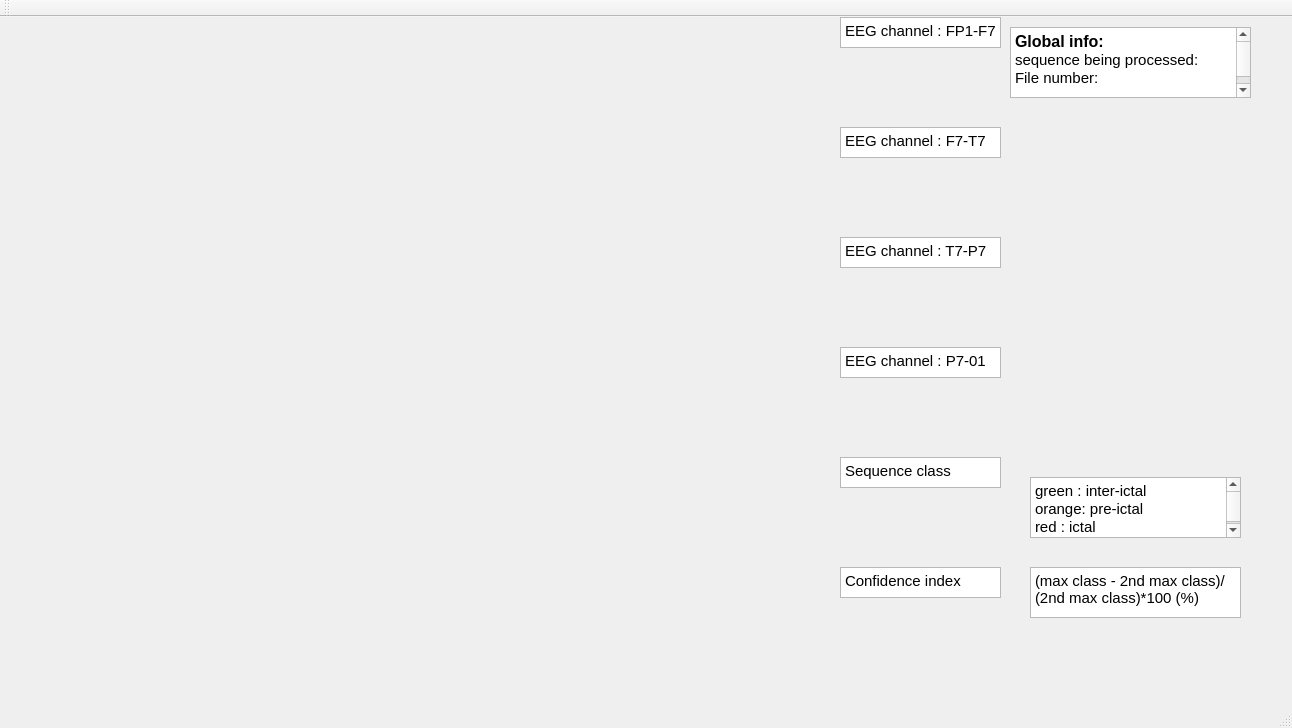
<?xml version="1.0" encoding="UTF-8"?>
<ui version="4.0">
 <class>MainWindow</class>
 <widget class="QMainWindow" name="MainWindow">
  <property name="geometry">
   <rect>
    <x>0</x>
    <y>0</y>
    <width>1292</width>
    <height>728</height>
   </rect>
  </property>
  <property name="windowTitle">
   <string>MainWindow</string>
  </property>
  <widget class="QWidget" name="centralWidget">
   <widget class="QCustomPlot" name="plot2" native="true">
    <property name="geometry">
     <rect>
      <x>20</x>
      <y>240</y>
      <width>981</width>
      <height>91</height>
     </rect>
    </property>
   </widget>
   <widget class="QCustomPlot" name="plot3" native="true">
    <property name="geometry">
     <rect>
      <x>20</x>
      <y>350</y>
      <width>981</width>
      <height>91</height>
     </rect>
    </property>
   </widget>
   <widget class="QCustomPlot" name="plot1" native="true">
    <property name="geometry">
     <rect>
      <x>20</x>
      <y>130</y>
      <width>981</width>
      <height>91</height>
     </rect>
    </property>
   </widget>
   <widget class="QCustomPlot" name="plot" native="true">
    <property name="geometry">
     <rect>
      <x>20</x>
      <y>20</y>
      <width>981</width>
      <height>91</height>
     </rect>
    </property>
   </widget>
   <widget class="QCustomPlot" name="plot7" native="true">
    <property name="geometry">
     <rect>
      <x>20</x>
      <y>460</y>
      <width>981</width>
      <height>91</height>
     </rect>
    </property>
   </widget>
   <widget class="QCustomPlot" name="plot8" native="true">
    <property name="geometry">
     <rect>
      <x>20</x>
      <y>570</y>
      <width>981</width>
      <height>101</height>
     </rect>
    </property>
   </widget>
   <widget class="QTextEdit" name="textEdit">
    <property name="geometry">
     <rect>
      <x>1030</x>
      <y>550</y>
      <width>211</width>
      <height>51</height>
     </rect>
    </property>
    <property name="html">
     <string>&lt;!DOCTYPE HTML PUBLIC &quot;-//W3C//DTD HTML 4.0//EN&quot; &quot;http://www.w3.org/TR/REC-html40/strict.dtd&quot;&gt;
&lt;html&gt;&lt;head&gt;&lt;meta name=&quot;qrichtext&quot; content=&quot;1&quot; /&gt;&lt;style type=&quot;text/css&quot;&gt;
p, li { white-space: pre-wrap; }
&lt;/style&gt;&lt;/head&gt;&lt;body style=&quot; font-family:'Ubuntu'; font-size:11pt; font-weight:400; font-style:normal;&quot;&gt;
&lt;p style=&quot; margin-top:0px; margin-bottom:0px; margin-left:0px; margin-right:0px; -qt-block-indent:0; text-indent:0px;&quot;&gt;(max class - 2nd max class)/(2nd max class)*100 (%)&lt;/p&gt;&lt;/body&gt;&lt;/html&gt;</string>
    </property>
   </widget>
   <widget class="QTextEdit" name="textEdit_2">
    <property name="geometry">
     <rect>
      <x>1030</x>
      <y>460</y>
      <width>211</width>
      <height>61</height>
     </rect>
    </property>
    <property name="html">
     <string>&lt;!DOCTYPE HTML PUBLIC &quot;-//W3C//DTD HTML 4.0//EN&quot; &quot;http://www.w3.org/TR/REC-html40/strict.dtd&quot;&gt;
&lt;html&gt;&lt;head&gt;&lt;meta name=&quot;qrichtext&quot; content=&quot;1&quot; /&gt;&lt;style type=&quot;text/css&quot;&gt;
p, li { white-space: pre-wrap; }
&lt;/style&gt;&lt;/head&gt;&lt;body style=&quot; font-family:'Ubuntu'; font-size:11pt; font-weight:400; font-style:normal;&quot;&gt;
&lt;p style=&quot; margin-top:0px; margin-bottom:0px; margin-left:0px; margin-right:0px; -qt-block-indent:0; text-indent:0px;&quot;&gt;green : inter-ictal&lt;/p&gt;
&lt;p style=&quot; margin-top:0px; margin-bottom:0px; margin-left:0px; margin-right:0px; -qt-block-indent:0; text-indent:0px;&quot;&gt;orange: pre-ictal&lt;/p&gt;
&lt;p style=&quot; margin-top:0px; margin-bottom:0px; margin-left:0px; margin-right:0px; -qt-block-indent:0; text-indent:0px;&quot;&gt;red : ictal&lt;/p&gt;&lt;/body&gt;&lt;/html&gt;</string>
    </property>
   </widget>
   <widget class="QTextEdit" name="textEdit_3">
    <property name="geometry">
     <rect>
      <x>1010</x>
      <y>10</y>
      <width>241</width>
      <height>71</height>
     </rect>
    </property>
    <property name="html">
     <string>&lt;!DOCTYPE HTML PUBLIC &quot;-//W3C//DTD HTML 4.0//EN&quot; &quot;http://www.w3.org/TR/REC-html40/strict.dtd&quot;&gt;
&lt;html&gt;&lt;head&gt;&lt;meta name=&quot;qrichtext&quot; content=&quot;1&quot; /&gt;&lt;style type=&quot;text/css&quot;&gt;
p, li { white-space: pre-wrap; }
&lt;/style&gt;&lt;/head&gt;&lt;body style=&quot; font-family:'Ubuntu'; font-size:11pt; font-weight:400; font-style:normal;&quot;&gt;
&lt;p style=&quot; margin-top:0px; margin-bottom:0px; margin-left:0px; margin-right:0px; -qt-block-indent:0; text-indent:0px;&quot;&gt;&lt;span style=&quot; font-size:12pt; font-weight:600;&quot;&gt;Global info:&lt;/span&gt;&lt;/p&gt;
&lt;p style=&quot; margin-top:0px; margin-bottom:0px; margin-left:0px; margin-right:0px; -qt-block-indent:0; text-indent:0px;&quot;&gt;sequence being processed:&lt;/p&gt;
&lt;p style=&quot; margin-top:0px; margin-bottom:0px; margin-left:0px; margin-right:0px; -qt-block-indent:0; text-indent:0px;&quot;&gt;File number:&lt;/p&gt;
&lt;p style=&quot;-qt-paragraph-type:empty; margin-top:0px; margin-bottom:0px; margin-left:0px; margin-right:0px; -qt-block-indent:0; text-indent:0px;&quot;&gt;&lt;br /&gt;&lt;/p&gt;&lt;/body&gt;&lt;/html&gt;</string>
    </property>
   </widget>
   <widget class="QTextEdit" name="textEdit_8">
    <property name="geometry">
     <rect>
      <x>840</x>
      <y>330</y>
      <width>161</width>
      <height>31</height>
     </rect>
    </property>
    <property name="html">
     <string>&lt;!DOCTYPE HTML PUBLIC &quot;-//W3C//DTD HTML 4.0//EN&quot; &quot;http://www.w3.org/TR/REC-html40/strict.dtd&quot;&gt;
&lt;html&gt;&lt;head&gt;&lt;meta name=&quot;qrichtext&quot; content=&quot;1&quot; /&gt;&lt;style type=&quot;text/css&quot;&gt;
p, li { white-space: pre-wrap; }
&lt;/style&gt;&lt;/head&gt;&lt;body style=&quot; font-family:'Ubuntu'; font-size:11pt; font-weight:400; font-style:normal;&quot;&gt;
&lt;p style=&quot; margin-top:0px; margin-bottom:0px; margin-left:0px; margin-right:0px; -qt-block-indent:0; text-indent:0px;&quot;&gt;EEG channel : P7-01&lt;/p&gt;&lt;/body&gt;&lt;/html&gt;</string>
    </property>
   </widget>
   <widget class="QTextEdit" name="textEdit_6">
    <property name="geometry">
     <rect>
      <x>840</x>
      <y>220</y>
      <width>161</width>
      <height>31</height>
     </rect>
    </property>
    <property name="html">
     <string>&lt;!DOCTYPE HTML PUBLIC &quot;-//W3C//DTD HTML 4.0//EN&quot; &quot;http://www.w3.org/TR/REC-html40/strict.dtd&quot;&gt;
&lt;html&gt;&lt;head&gt;&lt;meta name=&quot;qrichtext&quot; content=&quot;1&quot; /&gt;&lt;style type=&quot;text/css&quot;&gt;
p, li { white-space: pre-wrap; }
&lt;/style&gt;&lt;/head&gt;&lt;body style=&quot; font-family:'Ubuntu'; font-size:11pt; font-weight:400; font-style:normal;&quot;&gt;
&lt;p style=&quot; margin-top:0px; margin-bottom:0px; margin-left:0px; margin-right:0px; -qt-block-indent:0; text-indent:0px;&quot;&gt;EEG channel : T7-P7&lt;/p&gt;&lt;/body&gt;&lt;/html&gt;</string>
    </property>
   </widget>
   <widget class="QTextEdit" name="textEdit_5">
    <property name="geometry">
     <rect>
      <x>840</x>
      <y>110</y>
      <width>161</width>
      <height>31</height>
     </rect>
    </property>
    <property name="html">
     <string>&lt;!DOCTYPE HTML PUBLIC &quot;-//W3C//DTD HTML 4.0//EN&quot; &quot;http://www.w3.org/TR/REC-html40/strict.dtd&quot;&gt;
&lt;html&gt;&lt;head&gt;&lt;meta name=&quot;qrichtext&quot; content=&quot;1&quot; /&gt;&lt;style type=&quot;text/css&quot;&gt;
p, li { white-space: pre-wrap; }
&lt;/style&gt;&lt;/head&gt;&lt;body style=&quot; font-family:'Ubuntu'; font-size:11pt; font-weight:400; font-style:normal;&quot;&gt;
&lt;p style=&quot; margin-top:0px; margin-bottom:0px; margin-left:0px; margin-right:0px; -qt-block-indent:0; text-indent:0px;&quot;&gt;EEG channel : F7-T7&lt;/p&gt;&lt;/body&gt;&lt;/html&gt;</string>
    </property>
   </widget>
   <widget class="QTextEdit" name="textEdit_13">
    <property name="geometry">
     <rect>
      <x>840</x>
      <y>440</y>
      <width>161</width>
      <height>31</height>
     </rect>
    </property>
    <property name="html">
     <string>&lt;!DOCTYPE HTML PUBLIC &quot;-//W3C//DTD HTML 4.0//EN&quot; &quot;http://www.w3.org/TR/REC-html40/strict.dtd&quot;&gt;
&lt;html&gt;&lt;head&gt;&lt;meta name=&quot;qrichtext&quot; content=&quot;1&quot; /&gt;&lt;style type=&quot;text/css&quot;&gt;
p, li { white-space: pre-wrap; }
&lt;/style&gt;&lt;/head&gt;&lt;body style=&quot; font-family:'Ubuntu'; font-size:11pt; font-weight:400; font-style:normal;&quot;&gt;
&lt;p style=&quot; margin-top:0px; margin-bottom:0px; margin-left:0px; margin-right:0px; -qt-block-indent:0; text-indent:0px;&quot;&gt;Sequence class&lt;/p&gt;&lt;/body&gt;&lt;/html&gt;</string>
    </property>
   </widget>
   <widget class="QTextEdit" name="textEdit_7">
    <property name="geometry">
     <rect>
      <x>840</x>
      <y>0</y>
      <width>161</width>
      <height>31</height>
     </rect>
    </property>
    <property name="html">
     <string>&lt;!DOCTYPE HTML PUBLIC &quot;-//W3C//DTD HTML 4.0//EN&quot; &quot;http://www.w3.org/TR/REC-html40/strict.dtd&quot;&gt;
&lt;html&gt;&lt;head&gt;&lt;meta name=&quot;qrichtext&quot; content=&quot;1&quot; /&gt;&lt;style type=&quot;text/css&quot;&gt;
p, li { white-space: pre-wrap; }
&lt;/style&gt;&lt;/head&gt;&lt;body style=&quot; font-family:'Ubuntu'; font-size:11pt; font-weight:400; font-style:normal;&quot;&gt;
&lt;p style=&quot; margin-top:0px; margin-bottom:0px; margin-left:0px; margin-right:0px; -qt-block-indent:0; text-indent:0px;&quot;&gt;EEG channel : FP1-F7&lt;/p&gt;&lt;/body&gt;&lt;/html&gt;</string>
    </property>
   </widget>
   <widget class="QTextEdit" name="textEdit_14">
    <property name="geometry">
     <rect>
      <x>840</x>
      <y>550</y>
      <width>161</width>
      <height>31</height>
     </rect>
    </property>
    <property name="html">
     <string>&lt;!DOCTYPE HTML PUBLIC &quot;-//W3C//DTD HTML 4.0//EN&quot; &quot;http://www.w3.org/TR/REC-html40/strict.dtd&quot;&gt;
&lt;html&gt;&lt;head&gt;&lt;meta name=&quot;qrichtext&quot; content=&quot;1&quot; /&gt;&lt;style type=&quot;text/css&quot;&gt;
p, li { white-space: pre-wrap; }
&lt;/style&gt;&lt;/head&gt;&lt;body style=&quot; font-family:'Ubuntu'; font-size:11pt; font-weight:400; font-style:normal;&quot;&gt;
&lt;p style=&quot; margin-top:0px; margin-bottom:0px; margin-left:0px; margin-right:0px; -qt-block-indent:0; text-indent:0px;&quot;&gt;Confidence index&lt;/p&gt;&lt;/body&gt;&lt;/html&gt;</string>
    </property>
   </widget>
  </widget>
  <widget class="QMenuBar" name="menuBar">
   <property name="geometry">
    <rect>
     <x>0</x>
     <y>0</y>
     <width>1292</width>
     <height>22</height>
    </rect>
   </property>
  </widget>
  <widget class="QToolBar" name="mainToolBar">
   <attribute name="toolBarArea">
    <enum>TopToolBarArea</enum>
   </attribute>
   <attribute name="toolBarBreak">
    <bool>false</bool>
   </attribute>
  </widget>
  <widget class="QStatusBar" name="statusBar"/>
 </widget>
 <layoutdefault spacing="6" margin="11"/>
 <customwidgets>
  <customwidget>
   <class>QCustomPlot</class>
   <extends>QWidget</extends>
   <header location="global">qcustomplot.h</header>
   <container>1</container>
  </customwidget>
 </customwidgets>
 <resources/>
 <connections/>
</ui>
